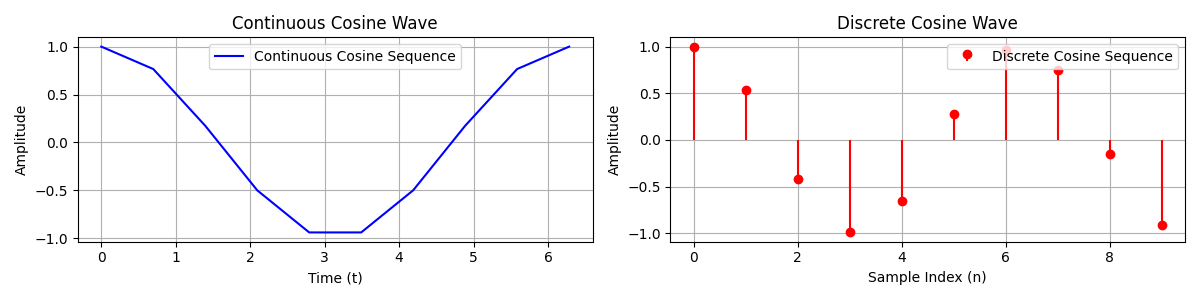

Python code for this plot:
import matplotlib.pyplot as plt
import numpy as np

# continuous cosine sequence
def do_cosine_sequence_continuous(length, amplitude=1, frequency=1, phase=0):
    x = np.linspace(0, 2 * np.pi, length)  # Generate evenly spaced points
    y = amplitude * np.cos(frequency * x + phase)
    return x, y

# discrete cosine sequence
def do_cosine_sequence_discrete(length, amplitude=1, frequency=1, phase=0):
    n = np.arange(length)  # Discrete time samples
    y = amplitude * np.cos(frequency * n + phase)
    return n, y

# Parameters
length = 10
amplitude = 1
frequency = 1
phase = 0

# continuous cosine sequence
x_cont, cosine_cont = do_cosine_sequence_continuous(length, amplitude, frequency, phase)

# discrete cosine sequence
n_discrete, cosine_discrete = do_cosine_sequence_discrete(length, amplitude, frequency, phase)

plt.figure(figsize=(12, 3))

# Continuous cosine wave plot (left)
plt.subplot(1, 2, 1)
plt.plot(x_cont, cosine_cont, label='Continuous Cosine Sequence', color='blue')
plt.title("Continuous Cosine Wave")
plt.xlabel("Time (t)")
plt.ylabel("Amplitude")
plt.grid(True)
plt.legend()

# Discrete cosine wave plot (right)
plt.subplot(1, 2, 2)
plt.stem(n_discrete, cosine_discrete, label='Discrete Cosine Sequence', basefmt=" ",
         linefmt='r-', markerfmt='ro')
plt.title("Discrete Cosine Wave")
plt.xlabel("Sample Index (n)")
plt.ylabel("Amplitude")
plt.grid(True)
plt.legend()

plt.tight_layout()
plt.show()
